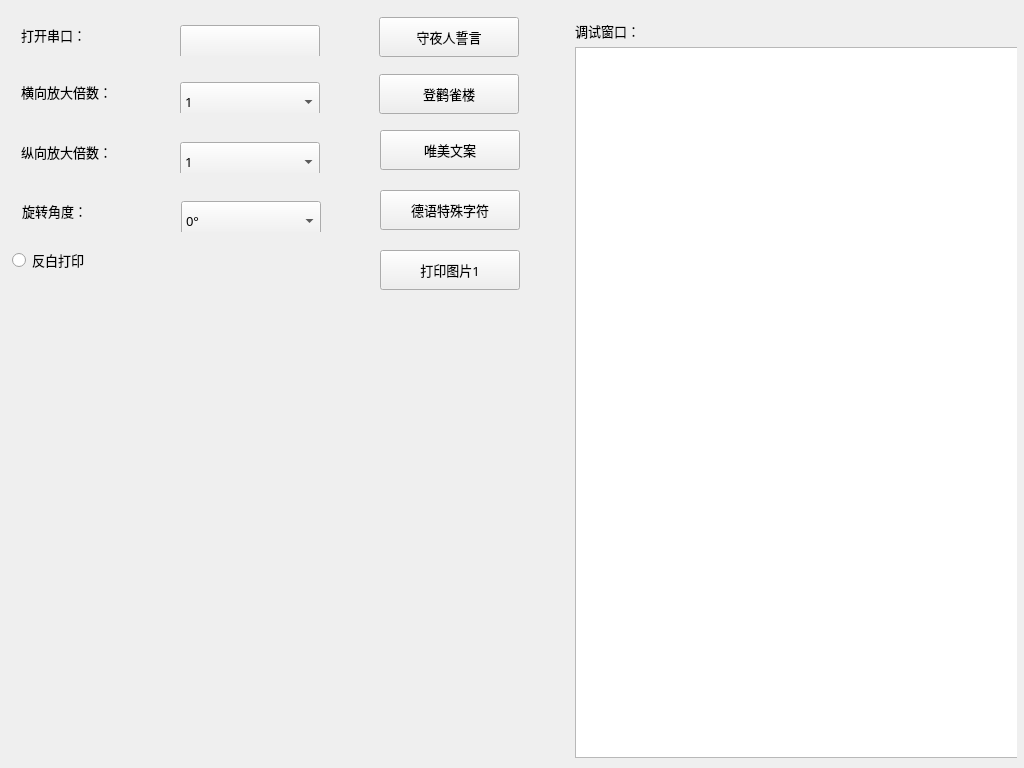
<?xml version="1.0" encoding="UTF-8"?>
<ui version="4.0">
 <class>MainWidget</class>
 <widget class="QWidget" name="MainWidget">
  <property name="geometry">
   <rect>
    <x>0</x>
    <y>0</y>
    <width>1024</width>
    <height>768</height>
   </rect>
  </property>
  <property name="windowTitle">
   <string>MainWidget</string>
  </property>
  <property name="styleSheet">
   <string notr="true"/>
  </property>
  <widget class="QWidget" name="layoutWidget">
   <property name="geometry">
    <rect>
     <x>10</x>
     <y>14</y>
     <width>321</width>
     <height>42</height>
    </rect>
   </property>
   <layout class="QHBoxLayout" name="horizontalLayout_3">
    <item>
     <widget class="QLabel" name="label_3">
      <property name="minimumSize">
       <size>
        <width>170</width>
        <height>0</height>
       </size>
      </property>
      <property name="font">
       <font>
        <family>微软雅黑</family>
        <pointsize>10</pointsize>
       </font>
      </property>
      <property name="text">
       <string>打开串口：</string>
      </property>
     </widget>
    </item>
    <item>
     <widget class="QPushButton" name="switchButton">
      <property name="minimumSize">
       <size>
        <width>140</width>
        <height>40</height>
       </size>
      </property>
      <property name="font">
       <font>
        <family>微软雅黑</family>
        <pointsize>10</pointsize>
       </font>
      </property>
      <property name="text">
       <string/>
      </property>
     </widget>
    </item>
   </layout>
  </widget>
  <widget class="QWidget" name="layoutWidget_2">
   <property name="geometry">
    <rect>
     <x>10</x>
     <y>71</y>
     <width>321</width>
     <height>42</height>
    </rect>
   </property>
   <layout class="QHBoxLayout" name="horizontalLayout">
    <item>
     <widget class="QLabel" name="label">
      <property name="minimumSize">
       <size>
        <width>170</width>
        <height>0</height>
       </size>
      </property>
      <property name="font">
       <font>
        <family>微软雅黑</family>
        <pointsize>10</pointsize>
       </font>
      </property>
      <property name="text">
       <string>横向放大倍数：</string>
      </property>
     </widget>
    </item>
    <item>
     <widget class="QComboBox" name="horizontalMagnificationComboBox">
      <property name="minimumSize">
       <size>
        <width>140</width>
        <height>40</height>
       </size>
      </property>
      <property name="font">
       <font>
        <family>微软雅黑</family>
        <pointsize>10</pointsize>
       </font>
      </property>
      <property name="styleSheet">
       <string notr="true"/>
      </property>
      <item>
       <property name="text">
        <string>1</string>
       </property>
      </item>
      <item>
       <property name="text">
        <string>2</string>
       </property>
      </item>
      <item>
       <property name="text">
        <string>3</string>
       </property>
      </item>
      <item>
       <property name="text">
        <string>4</string>
       </property>
      </item>
      <item>
       <property name="text">
        <string>5</string>
       </property>
      </item>
      <item>
       <property name="text">
        <string>6</string>
       </property>
      </item>
      <item>
       <property name="text">
        <string>7</string>
       </property>
      </item>
      <item>
       <property name="text">
        <string>8</string>
       </property>
      </item>
     </widget>
    </item>
   </layout>
  </widget>
  <widget class="QPushButton" name="printOathButton">
   <property name="geometry">
    <rect>
     <x>379</x>
     <y>17</y>
     <width>140</width>
     <height>40</height>
    </rect>
   </property>
   <property name="minimumSize">
    <size>
     <width>140</width>
     <height>0</height>
    </size>
   </property>
   <property name="font">
    <font>
     <family>微软雅黑</family>
     <pointsize>10</pointsize>
    </font>
   </property>
   <property name="text">
    <string>守夜人誓言</string>
   </property>
  </widget>
  <widget class="QRadioButton" name="antiWhiteRadioButton">
   <property name="geometry">
    <rect>
     <x>12</x>
     <y>240</y>
     <width>160</width>
     <height>40</height>
    </rect>
   </property>
   <property name="font">
    <font>
     <family>微软雅黑</family>
     <pointsize>10</pointsize>
    </font>
   </property>
   <property name="text">
    <string>反白打印</string>
   </property>
  </widget>
  <widget class="QWidget" name="layoutWidget_4">
   <property name="geometry">
    <rect>
     <x>10</x>
     <y>131</y>
     <width>321</width>
     <height>42</height>
    </rect>
   </property>
   <layout class="QHBoxLayout" name="horizontalLayout_2">
    <item>
     <widget class="QLabel" name="label_2">
      <property name="minimumSize">
       <size>
        <width>170</width>
        <height>0</height>
       </size>
      </property>
      <property name="font">
       <font>
        <family>微软雅黑</family>
        <pointsize>10</pointsize>
       </font>
      </property>
      <property name="text">
       <string>纵向放大倍数：</string>
      </property>
     </widget>
    </item>
    <item>
     <widget class="QComboBox" name="verticalMagnificationComboBox">
      <property name="minimumSize">
       <size>
        <width>140</width>
        <height>40</height>
       </size>
      </property>
      <property name="font">
       <font>
        <family>微软雅黑</family>
        <pointsize>10</pointsize>
       </font>
      </property>
      <item>
       <property name="text">
        <string>1</string>
       </property>
      </item>
      <item>
       <property name="text">
        <string>2</string>
       </property>
      </item>
      <item>
       <property name="text">
        <string>3</string>
       </property>
      </item>
      <item>
       <property name="text">
        <string>4</string>
       </property>
      </item>
      <item>
       <property name="text">
        <string>5</string>
       </property>
      </item>
      <item>
       <property name="text">
        <string>6</string>
       </property>
      </item>
      <item>
       <property name="text">
        <string>7</string>
       </property>
      </item>
      <item>
       <property name="text">
        <string>8</string>
       </property>
      </item>
     </widget>
    </item>
   </layout>
  </widget>
  <widget class="QPushButton" name="printData2Button">
   <property name="geometry">
    <rect>
     <x>379</x>
     <y>74</y>
     <width>140</width>
     <height>40</height>
    </rect>
   </property>
   <property name="minimumSize">
    <size>
     <width>140</width>
     <height>0</height>
    </size>
   </property>
   <property name="font">
    <font>
     <family>微软雅黑</family>
     <pointsize>10</pointsize>
    </font>
   </property>
   <property name="text">
    <string>登鹳雀楼</string>
   </property>
  </widget>
  <widget class="QWidget" name="layoutWidget_3">
   <property name="geometry">
    <rect>
     <x>564</x>
     <y>10</y>
     <width>453</width>
     <height>750</height>
    </rect>
   </property>
   <layout class="QVBoxLayout" name="verticalLayout">
    <item>
     <widget class="QLabel" name="label_4">
      <property name="font">
       <font>
        <family>微软雅黑</family>
        <pointsize>10</pointsize>
       </font>
      </property>
      <property name="text">
       <string>调试窗口：</string>
      </property>
     </widget>
    </item>
    <item>
     <widget class="QTextBrowser" name="textBrowser">
      <property name="minimumSize">
       <size>
        <width>451</width>
        <height>711</height>
       </size>
      </property>
      <property name="font">
       <font>
        <family>微软雅黑</family>
        <pointsize>10</pointsize>
       </font>
      </property>
      <property name="styleSheet">
       <string notr="true"/>
      </property>
     </widget>
    </item>
   </layout>
  </widget>
  <widget class="QWidget" name="layoutWidget">
   <property name="geometry">
    <rect>
     <x>11</x>
     <y>190</y>
     <width>321</width>
     <height>42</height>
    </rect>
   </property>
   <layout class="QHBoxLayout" name="horizontalLayout_4">
    <item>
     <widget class="QLabel" name="label_5">
      <property name="minimumSize">
       <size>
        <width>170</width>
        <height>0</height>
       </size>
      </property>
      <property name="font">
       <font>
        <family>微软雅黑</family>
        <pointsize>10</pointsize>
       </font>
      </property>
      <property name="text">
       <string>旋转角度：</string>
      </property>
     </widget>
    </item>
    <item>
     <widget class="QComboBox" name="rotationAngleCombox">
      <property name="minimumSize">
       <size>
        <width>140</width>
        <height>40</height>
       </size>
      </property>
      <property name="font">
       <font>
        <family>微软雅黑</family>
        <pointsize>10</pointsize>
       </font>
      </property>
      <item>
       <property name="text">
        <string>0°</string>
       </property>
      </item>
      <item>
       <property name="text">
        <string>90°</string>
       </property>
      </item>
      <item>
       <property name="text">
        <string>180°</string>
       </property>
      </item>
      <item>
       <property name="text">
        <string>270°</string>
       </property>
      </item>
     </widget>
    </item>
   </layout>
  </widget>
  <widget class="QPushButton" name="printCopywritingButton">
   <property name="geometry">
    <rect>
     <x>380</x>
     <y>130</y>
     <width>140</width>
     <height>40</height>
    </rect>
   </property>
   <property name="minimumSize">
    <size>
     <width>140</width>
     <height>0</height>
    </size>
   </property>
   <property name="font">
    <font>
     <family>微软雅黑</family>
     <pointsize>10</pointsize>
    </font>
   </property>
   <property name="text">
    <string>唯美文案</string>
   </property>
  </widget>
  <widget class="QPushButton" name="printGermanButton">
   <property name="geometry">
    <rect>
     <x>380</x>
     <y>190</y>
     <width>140</width>
     <height>40</height>
    </rect>
   </property>
   <property name="minimumSize">
    <size>
     <width>140</width>
     <height>0</height>
    </size>
   </property>
   <property name="font">
    <font>
     <family>微软雅黑</family>
     <pointsize>10</pointsize>
    </font>
   </property>
   <property name="text">
    <string>德语特殊字符</string>
   </property>
  </widget>
  <widget class="QPushButton" name="printPic1Button">
   <property name="geometry">
    <rect>
     <x>380</x>
     <y>250</y>
     <width>140</width>
     <height>40</height>
    </rect>
   </property>
   <property name="minimumSize">
    <size>
     <width>140</width>
     <height>0</height>
    </size>
   </property>
   <property name="font">
    <font>
     <family>微软雅黑</family>
     <pointsize>10</pointsize>
    </font>
   </property>
   <property name="text">
    <string>打印图片1</string>
   </property>
  </widget>
 </widget>
 <layoutdefault spacing="6" margin="11"/>
 <resources/>
 <connections/>
</ui>
